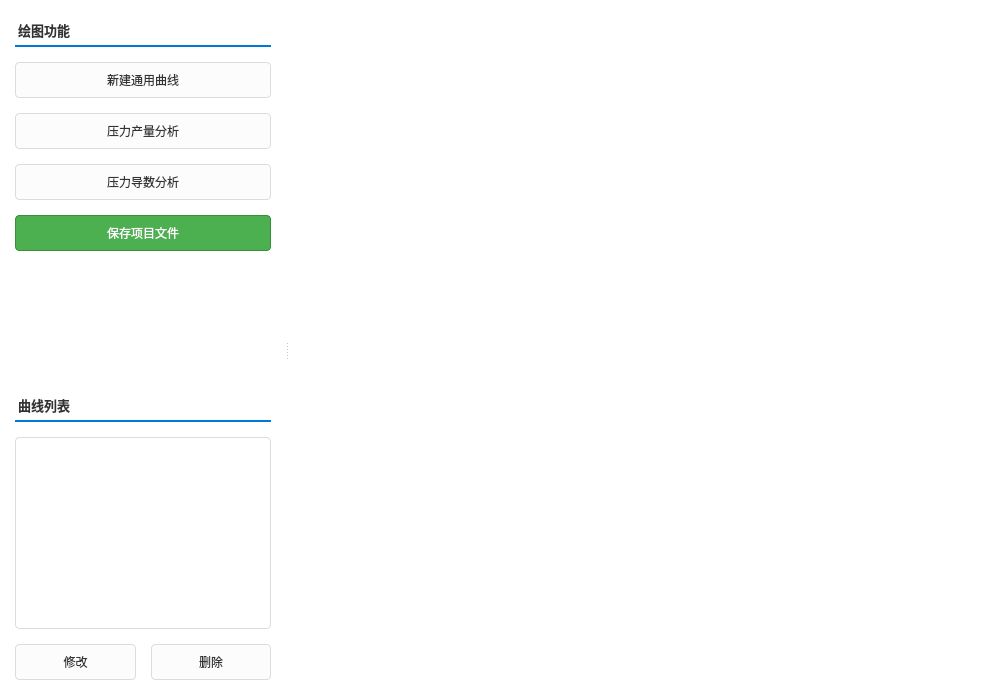
<?xml version="1.0" encoding="UTF-8"?>
<ui version="4.0">
 <class>WT_PlottingWidget</class>
 <widget class="QWidget" name="WT_PlottingWidget">
  <property name="geometry">
   <rect>
    <x>0</x>
    <y>0</y>
    <width>1000</width>
    <height>700</height>
   </rect>
  </property>
  <property name="windowTitle">
   <string>Form</string>
  </property>
  <property name="styleSheet">
   <string notr="true">/* 全局白底黑字 */
QWidget {
        color: #333333;
        background-color: white;
        font-family: &quot;Microsoft YaHei&quot;;
        font-size: 9pt;
}
QPushButton {
        border: 1px solid #dcdcdc;
        border-radius: 4px;
        background-color: #fcfcfc;
        color: #333333;
        padding: 8px 12px;
}
QPushButton:hover {
        background-color: #f0f0f0;
        border-color: #0078d7;
        color: #0078d7;
}
QPushButton#btn_Save {
        background-color: #4CAF50; color: white;
        border: 1px solid #388E3C;
}
/* 列表样式 */
QListWidget {
        border: 1px solid #dcdcdc;
        background-color: white;
        border-radius: 4px;
}
QListWidget::item { padding: 8px; border-bottom: 1px solid #f5f5f5; }
QListWidget::item:selected { background-color: #e8f0fe; color: #0078d7;
border-left: 3px solid #0078d7; }
</string>
  </property>
  <layout class="QHBoxLayout" name="horizontalLayout">
   <property name="spacing">
    <number>0</number>
   </property>
   <property name="leftMargin">
    <number>0</number>
   </property>
   <property name="topMargin">
    <number>0</number>
   </property>
   <property name="rightMargin">
    <number>0</number>
   </property>
   <property name="bottomMargin">
    <number>0</number>
   </property>
   <item>
    <widget class="QSplitter" name="splitter">
     <property name="orientation">
      <enum>Qt::Horizontal</enum>
     </property>
     <property name="handleWidth">
      <number>2</number>
     </property>
     <widget class="QWidget" name="leftPanel" native="true">
      <layout class="QVBoxLayout" name="verticalLayout">
       <property name="spacing">
        <number>15</number>
       </property>
       <property name="leftMargin">
        <number>15</number>
       </property>
       <property name="topMargin">
        <number>20</number>
       </property>
       <property name="rightMargin">
        <number>15</number>
       </property>
       <property name="bottomMargin">
        <number>20</number>
       </property>
       <item>
        <widget class="QLabel" name="label_Operations">
         <property name="text">
          <string>绘图功能</string>
         </property>
         <property name="styleSheet">
          <string notr="true">font-weight: bold; font-size: 10pt; border-bottom: 2px solid #0078d7;
padding-bottom: 5px;</string>
         </property>
        </widget>
       </item>
       <item>
        <widget class="QPushButton" name="btn_NewCurve">
         <property name="text">
          <string>新建通用曲线</string>
         </property>
        </widget>
       </item>
       <item>
        <widget class="QPushButton" name="btn_PressureRate">
         <property name="text">
          <string>压力产量分析</string>
         </property>
        </widget>
       </item>
       <item>
        <widget class="QPushButton" name="btn_Derivative">
         <property name="text">
          <string>压力导数分析</string>
         </property>
        </widget>
       </item>
       <item>
        <widget class="QPushButton" name="btn_Save">
         <property name="text">
          <string>保存项目文件</string>
         </property>
        </widget>
       </item>
       <item>
        <spacer name="verticalSpacer">
         <property name="orientation">
          <enum>Qt::Vertical</enum>
         </property>
         <property name="sizeHint" stdset="0">
          <size>
           <width>20</width>
           <height>40</height>
          </size>
         </property>
        </spacer>
       </item>
       <item>
        <widget class="QLabel" name="label_List">
         <property name="text">
          <string>曲线列表</string>
         </property>
         <property name="styleSheet">
          <string notr="true">font-weight: bold;
font-size: 10pt; border-bottom: 2px solid #0078d7; padding-bottom: 5px;</string>
         </property>
        </widget>
       </item>
       <item>
        <widget class="QListWidget" name="listWidget_Curves"/>
       </item>
       <item>
        <layout class="QHBoxLayout" name="horizontalLayout_Buttons">
         <item>
          <widget class="QPushButton" name="btn_Manage">
           <property name="text">
            <string>修改</string>
           </property>
          </widget>
         </item>
         <item>
          <widget class="QPushButton" name="btn_Delete">
           <property name="text">
            <string>删除</string>
           </property>
          </widget>
         </item>
        </layout>
       </item>
      </layout>
     </widget>
     <widget class="ChartWidget" name="customPlot" native="true">
      <property name="sizePolicy">
       <sizepolicy hsizetype="Expanding" vsizetype="Expanding">
        <horstretch>1</horstretch>
        <verstretch>0</verstretch>
       </sizepolicy>
      </property>
     </widget>
    </widget>
   </item>
  </layout>
 </widget>
 <customwidgets>
  <customwidget>
   <class>ChartWidget</class>
   <extends>QWidget</extends>
   <header>chartwidget.h</header>
   <container>1</container>
  </customwidget>
 </customwidgets>
 <resources/>
 <connections/>
</ui>
